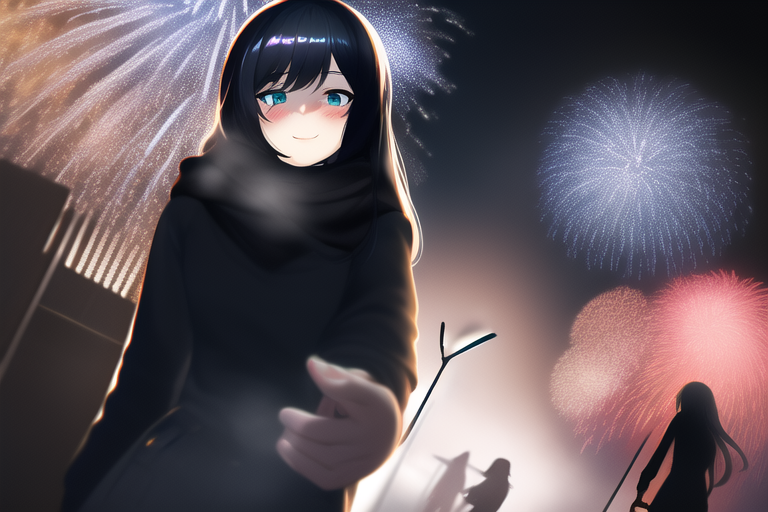
#> input picture QzR4RXRxQm4rOFVBQkVLRFBYLzV4bU5IM0dFQg==.png, 768 x 512 px
$ python logo.py ../../QzR4RXRxQm4rOFVBQkVLRFBYLzV4bU5IM0dFQg==.png ../../QzR4RXRxQm4rOFVBQkVLRFBYLzV4bU5IM0dFQg==.png
#> lines starting #> are read from the running program, lines starting #| are printed output that depends on the picture
from PIL import Image
import sys
logo = Image.open(sys.argv[1]).convert('RGBA')
img = Image.open(sys.argv[2])
#> img is the input picture: PIL image 768x512 RGB; mean R, G, B 97.3, 85.5, 91.7
imageSize = img.size
#> imageSize = (768, 512)
logoSize = logo.size
#> logoSize = (768, 512)
logo = logo.resize((int(round(imageSize[0] / 5)), int(round(imageSize[0] / 5 / logoSize[0] * logoSize[1]))))
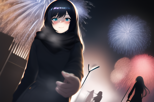
#> logo: PIL image 154x102 RGBA; mean R, G, B, A 97.3, 85.5, 91.7, 255
img.paste(logo, (imageSize[0] - logo.size[0] - 10, 10), mask=logo.split()[3])
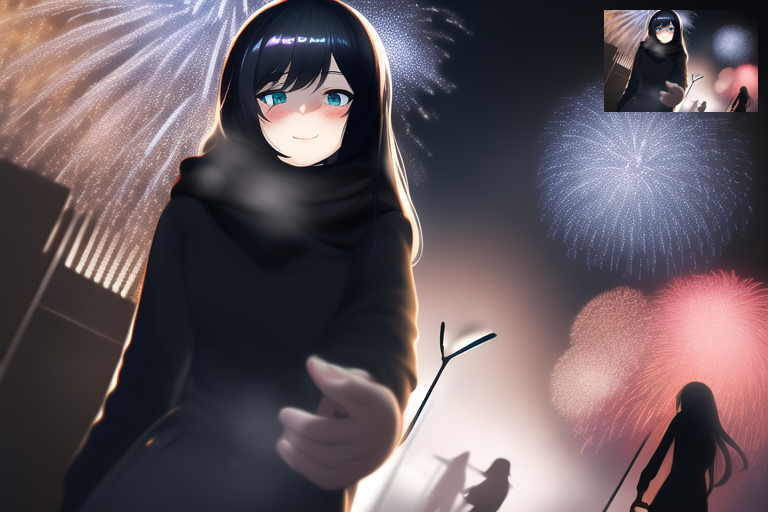
#> img: PIL image 768x512 RGB; mean R, G, B 100, 87.6, 93.7
img.save('logo_' + sys.argv[2].split('/')[-1])
